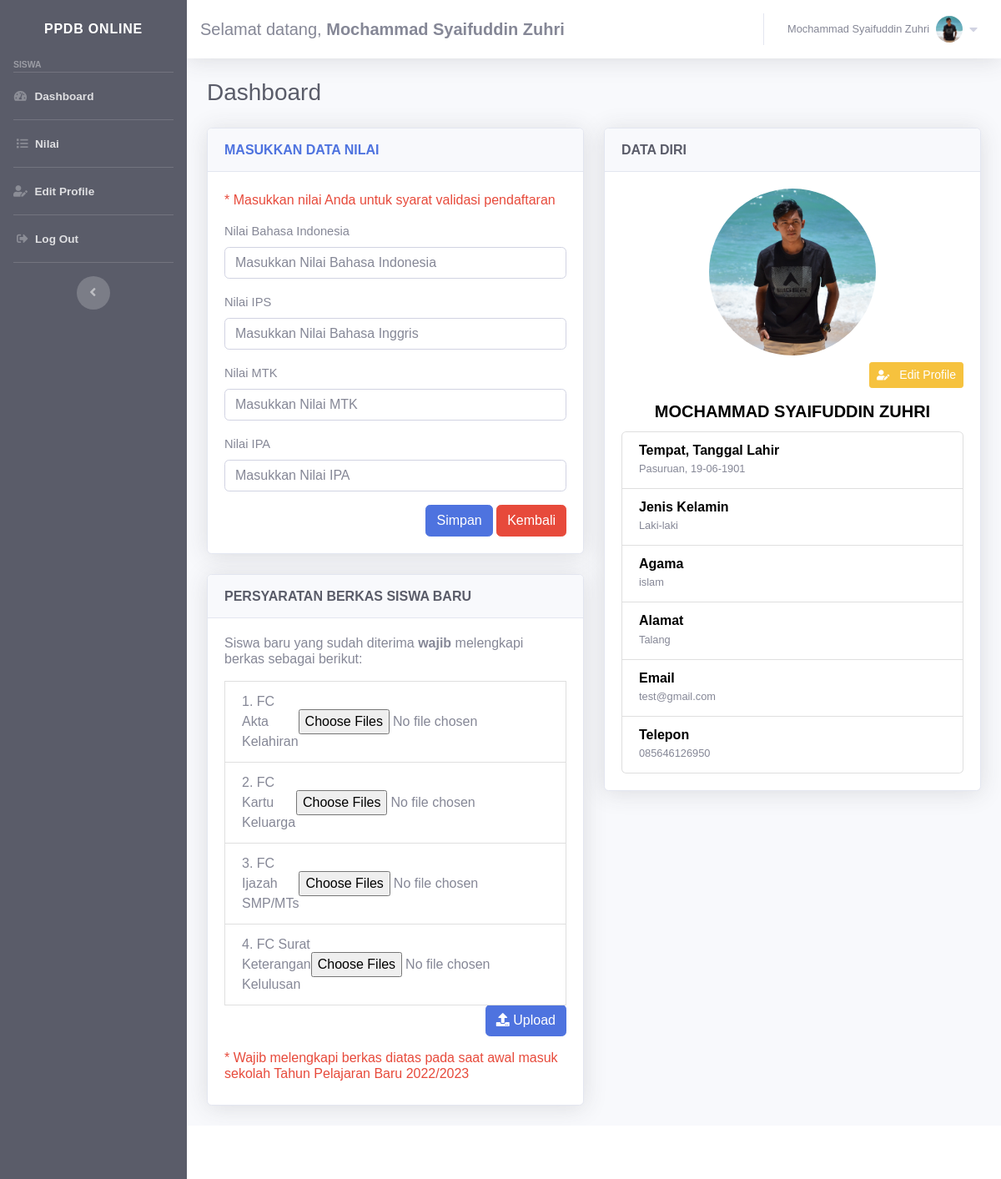
Page /siswa/dashboard.php (signed in) on the committed database.
### tables this page shows
CREATE TABLE `pendaftar` (
  `id` int(11) NOT NULL,
  `nama` varchar(100) DEFAULT NULL,
  `tmpt_lahir` varchar(100) DEFAULT NULL,
  `tgl_lahir` date DEFAULT NULL,
  `jenis_kelamin` varchar(10) DEFAULT NULL,
  `agama` varchar(45) DEFAULT NULL,
  `alamat` text DEFAULT NULL,
  `email` varchar(100) DEFAULT NULL,
  `telepon` varchar(45) DEFAULT NULL,
  `foto` varchar(100) NOT NULL,
  `users_id` int(11) DEFAULT NULL
);

### siswa/dashboard.php (the view, shortened to what the rows shown need)
<?php include('../config/auto_load.php'); ?>
<?php include('../controller/siswa_dashboard_control.php'); ?>
<?php include('../template/header.php'); ?>
<div class="container-fluid">
    <h1 class="h3 mb-4 text-gray-800 text-left">Dashboard</h1>
    <div class="row">
        <div class="col-md-6">
            <div class="row">
                <div class="col-md-12">
                    <div class="card shadow mb-4">
                        <div class="card-body">
                            <div class="text-center">
                                <?php
                                if ($data_pendaftar['foto'] != NULL && isset($data_pendaftar['foto'])) {
                                    $foto = '../uploads/' . $data_pendaftar['foto'];
                                } else {
                                    $foto = '../assets/img/avatar.png';
                                }
                                ?>
                                <img src="<?= $foto ?>" alt="fotoprofil" class="img-fuild rounded-circle" style="width: 200px; height:200px">
                            </div>
                            <h5 class="text-center card-title text-uppercase" style="color: black"><b> <?= $data_pendaftar['nama'] ?> </b></h5>
                            <ul class="list-group">
                                <li class="list-group-item ">
                                    <h6 class="mb-0" style="color: black"><b>Tempat, Tanggal Lahir</b></h6>
                                    <small class="text-muted"><?= $data_pendaftar['tmpt_lahir'] ?>, <?= date("d-m-Y", strtotime($data_pendaftar['tgl_lahir'])) ?></small>
                                </li>
                                <li class="list-group-item ">
                                    <?php
                                    if ($data_pendaftar['jenis_kelamin'] == 'L') {
                                        $kelamin = "Laki-laki";
                                    } else {
                                        $kelamin = "Laki-Perempuan";
                                    }
                                    ?>
                                    <h6 class="mb-0" style="color: black"><b>Jenis Kelamin</b></h6>
                                    <small><?= $kelamin ?></small>
                                </li>
                                <li class="list-group-item ">
                                    <h6 class="mb-0" style="color: black"><b>Agama</b></h6>
                                    <small> <?= $data_pendaftar['agama'] ?> </small>
                                </li>
                                <li class="list-group-item ">
                                    <h6 class="mb-0" style="color: black"><b>Alamat</b></h6>
                                    <small> <?= $data_pendaftar['alamat'] ?> </small>
                                </li>
                                <li class="list-group-item ">
                                    <h6 class="mb-0" style="color: black"><b>Email</b></h6>
                                    <small><?= $data_pendaftar['email'] ?></small>
                                </li>
                                <li class="list-group-item ">
                                    <h6 class="mb-0" style="color: black"><b>Telepon</b></h6>
                                    <small><?= $data_pendaftar['telepon'] ?></small>
                                </li>
                            </ul>
                        </div>
                    </div>
                </div>
            </div>
        </div>
    </div>
</div>
<?php include('../template/footer.php'); ?>

### template/header.php (shortened to what the rows shown need)
<!DOCTYPE html>
<html lang="en">
<head>
  <link rel="stylesheet" type="text/css" href="../assets/js/style/css/main.css">
  <link rel="stylesheet" type="text/css" href="https://maxcdn.bootstrapcdn.com/font-awesome/4.7.0/css/font-awesome.min.css">
  <link href="../assets/vendor/fontawesome-free/css/all.min.css" rel="stylesheet" type="text/css">
  <link href="../assets/css/sb-admin-2.min.css" rel="stylesheet">
  <link href="../assets/css/style.css" rel="stylesheet">
  <link href="../assets/vendor/datepicker/css/bootstrap-datepicker.css" rel="stylesheet">
  <link href="../assets/vendor/datepicker/css/bootstrap-datepicker.min.css" rel="stylesheet">
</head>
<body id="page-top">
  <div id="wrapper">
    <div id="content-wrapper" class="d-flex flex-column">
      <div id="content">
        <nav class="navbar navbar-expand navbar-light bg-white topbar mb-4 static-top shadow">
          <form class="d-none d-sm-inline-block mt-2">
            <div class="text-left">
                <?php
                if ($_SESSION['level'] == 'siswa') {
                    $nama = $data_pendaftar['nama'];
                } else {
                    $nama = "Administrator";
                }
                ?>
                <h5>Selamat datang,
                <b><?= $nama ?></b></h5>
            </div>
          </form>
          <ul class="navbar-nav ml-auto">
            <li class="nav-item dropdown no-arrow">
            <a class="nav-link dropdown-toggle" href="#" id="userDropdown" role="button" data-toggle="dropdown" aria-haspopup="true" aria-expanded="false">
                <span class="mr-2 d-none d-lg-inline text-gray-600 small"><?=  $nama ?></span>
                <?php
                if ($_SESSION['level'] == 'siswa') {
                    if ($data_pendaftar['foto'] != null) {
                        $foto = '../uploads/' . $data_pendaftar['foto'];
                    } else {
                        $foto = '../assets/img/avatar.png';
                    }
                }
                 else if ($_SESSION['level'] == 'admin') {
                    $foto = '../assets/img/avatar.png';
                }
                ?>
                <img class="img-profile rounded-circle" src="<?= $foto ?>"  alt="fotoprofil">
                <i class="fas fa-caret-down ml-2"></i>
              </a>
            </li>
          </ul>
        </nav>

### rows in the picture
pendaftar: nama "Mochammad Syaifuddin Zuhri", foto (picture), nama "MOCHAMMAD SYAIFUDDIN ZUHRI", tmpt_lahir "Pasuruan", tgl_lahir "19-06-1901", jenis_kelamin "Laki-laki", agama "islam", alamat "Talang", email "test@gmail.com", telepon "085646126950"

### other values in the picture
$_SESSION['level'] "SISWA"
